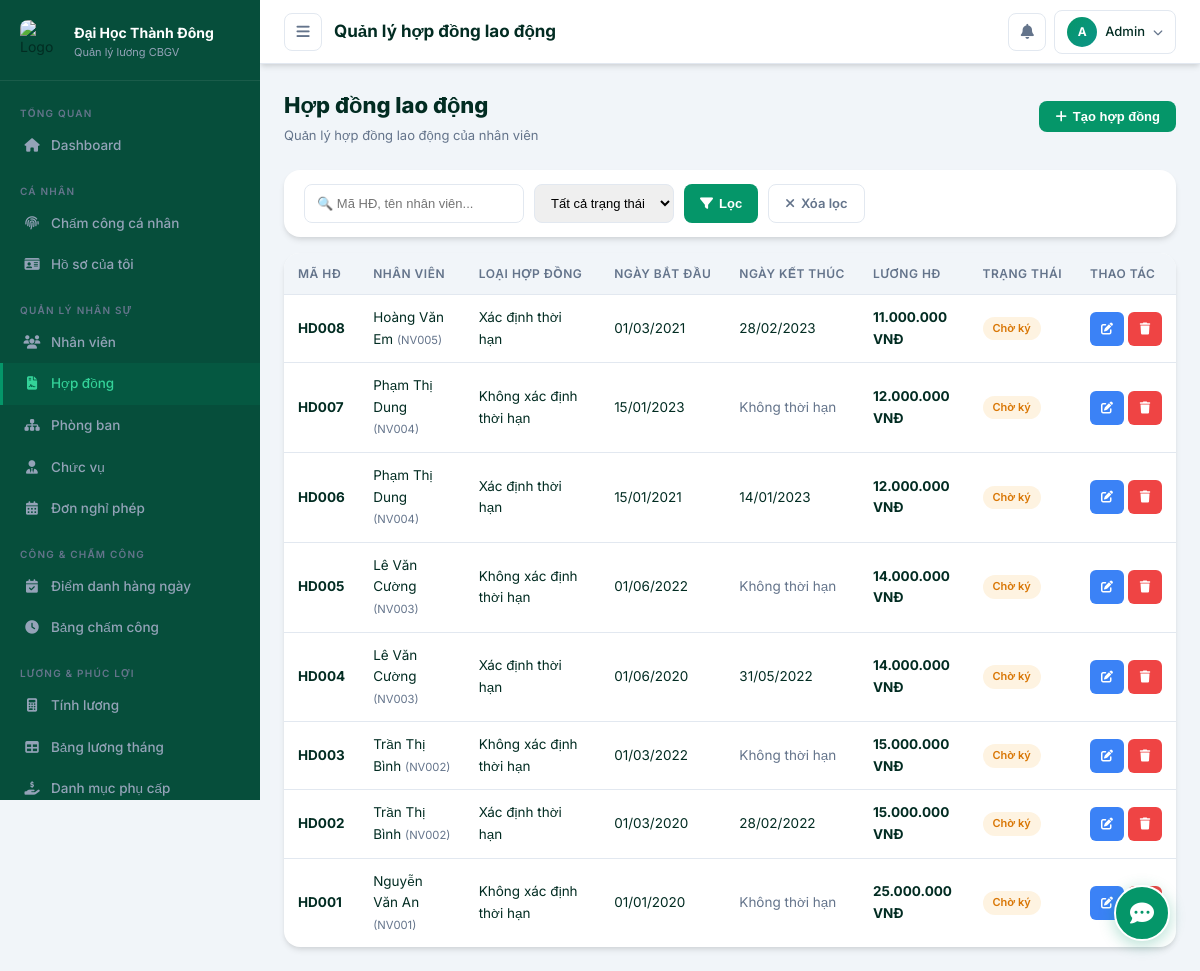
Screenshot of /admin/pages/contracts.php (signed in) with the database file from the repository.
### tables this page shows
CREATE TABLE IF NOT EXISTS hop_dong (
    id INT AUTO_INCREMENT PRIMARY KEY,
    ma_hd VARCHAR(30) NOT NULL UNIQUE,
    id_nhan_vien INT NOT NULL,
    loai_hop_dong ENUM('Thử việc','Xác định thời hạn','Không xác định thời hạn') DEFAULT 'Xác định thời hạn',
    ngay_bat_dau DATE NOT NULL,
    ngay_ket_thuc DATE DEFAULT NULL,
    luong_hop_dong DECIMAL(15,2) DEFAULT 0,
    trang_thai ENUM('Đang hiệu lực','Hết hạn','Đã kết thúc','Gia hạn') DEFAULT 'Đang hiệu lực',
    ghi_chu TEXT,
    ngay_tao TIMESTAMP DEFAULT CURRENT_TIMESTAMP,
    FOREIGN KEY (id_nhan_vien) REFERENCES nhan_vien(id) ON DELETE CASCADE
);

CREATE TABLE IF NOT EXISTS nhan_vien (
    id INT AUTO_INCREMENT PRIMARY KEY,
    ma_nv VARCHAR(20) NOT NULL UNIQUE,
    ho_ten VARCHAR(100) NOT NULL,
    ngay_sinh DATE,
    gioi_tinh ENUM('Nam','Nữ','Khác') DEFAULT 'Nam',
    cccd VARCHAR(20),
    so_dien_thoai VARCHAR(15),
    email VARCHAR(100),
    dia_chi TEXT,
    id_phong_ban INT,
    id_chuc_vu INT,
    luong_co_ban DECIMAL(15,2) DEFAULT 0,
    ngay_vao_lam DATE,
    trang_thai ENUM('Đang làm','Nghỉ việc','Tạm nghỉ') DEFAULT 'Đang làm',
    hinh_anh VARCHAR(255) DEFAULT NULL,
    ngay_tao TIMESTAMP DEFAULT CURRENT_TIMESTAMP,
    FOREIGN KEY (id_phong_ban) REFERENCES phong_ban(id) ON DELETE SET NULL,
    FOREIGN KEY (id_chuc_vu) REFERENCES chuc_vu(id) ON DELETE SET NULL
);

### admin/pages/contracts.php (the view, shortened to what this page needs)
<?php
require_once __DIR__ . '/../../includes/functions.php';
$db = getDB();
$search = sanitize($_GET['search'] ?? '');
$where = []; $params = [];
$wStr = $where ? 'WHERE '.implode(' AND ',$where) : '';
$list = $db->prepare("SELECT hd.*, nv.ho_ten, nv.ma_nv FROM hop_dong hd LEFT JOIN nhan_vien nv ON hd.id_nhan_vien=nv.id $wStr ORDER BY hd.id DESC");
$list->execute($params); $list = $list->fetchAll();
?>
<!DOCTYPE html>
<html lang="vi">
<head><meta charset="UTF-8"><meta name="viewport" content="width=device-width, initial-scale=1.0">
<link rel="stylesheet" href="../../assets/css/style.css">
<link rel="stylesheet" href="https://cdnjs.cloudflare.com/ajax/libs/font-awesome/6.5.0/css/all.min.css">
</head>
<body>
<div class="layout">
  <?php include '../includes/sidebar.php'; ?>
  <div class="main-content">
    <?php include '../includes/header.php'; ?>
    <div class="page-content">
      <div class="page-header">
        <div><h1>Hợp đồng lao động</h1><p>Quản lý hợp đồng lao động của nhân viên</p></div>
        <button class="btn btn-primary" onclick="openModal('modalHD')"><i class="fas fa-plus"></i> Tạo hợp đồng</button>
      </div>
      <div class="card" style="margin-bottom:16px;">
        <div class="card-body" style="padding:14px 20px;">
          <form method="GET" style="display:flex;gap:10px;flex-wrap:wrap;">
            <input type="text" name="search" class="filter-input search-input" placeholder="🔍 Mã HĐ, tên nhân viên..." value="<?= clean($search) ?>">
            <select name="tt" class="filter-input">
              <option value="">Tất cả trạng thái</option>
            </select>
            <button type="submit" class="btn btn-primary"><i class="fas fa-filter"></i> Lọc</button>
            <a href="contracts.php" class="btn btn-outline"><i class="fas fa-times"></i> Xóa lọc</a>
          </form>
        </div>
      </div>
      <div class="card">
        <div class="table-responsive">
          <table class="table">
            <thead><tr><th>Mã HĐ</th><th>Nhân viên</th><th>Loại hợp đồng</th><th>Ngày bắt đầu</th><th>Ngày kết thúc</th><th>Lương HĐ</th><th>Trạng thái</th><th>Thao tác</th></tr></thead>
            <tbody>
              <?php if (empty($list)): ?>
              <tr><td colspan="8"><div class="empty-state"><i class="fas fa-file-contract"></i><h3>Không có hợp đồng</h3></div></td></tr>
              <?php else: foreach ($list as $hd): ?>
              <tr>
                <td><b><?= clean($hd['ma_hd']) ?></b></td>
                <td><?= clean($hd['ho_ten'] ?? '—') ?> <small style="color:var(--gray);">(<?= clean($hd['ma_nv'] ?? '') ?>)</small></td>
                <td><?= clean($hd['loai_hop_dong']) ?></td>
                <td><?= formatDate($hd['ngay_bat_dau']) ?></td>
                <td><?= $hd['ngay_ket_thuc'] ? formatDate($hd['ngay_ket_thuc']) : '<span style="color:var(--gray);">Không thời hạn</span>' ?></td>
                <td><b><?= formatMoney($hd['luong_hop_dong']) ?></b></td>
                <td><?= badgeTrangThaiHD($hd['trang_thai']) ?></td>
                <td>
                  <div style="display:flex;gap:4px;">
                    <button class="btn btn-sm btn-info btn-icon" onclick='openEditHD(<?= json_encode($hd,JSON_UNESCAPED_UNICODE) ?>)'><i class="fas fa-edit"></i></button>
                    <button class="btn btn-sm btn-danger btn-icon" onclick="confirmDelHD(<?= $hd['id'] ?>,'<?= addslashes($hd['ma_hd']) ?>')"><i class="fas fa-trash"></i></button>
                  </div>
                </td>
              </tr>
              <?php endforeach; endif; ?>
            </tbody>
          </table>
        </div>
      </div>
    </div>
  </div>
</div>
</body></html>

### includes/functions.php (shortened to what this page needs)
<?php
function sanitize($data) {
    return htmlspecialchars(strip_tags(trim($data)), ENT_QUOTES, 'UTF-8');
}
function clean($data) {
    return htmlspecialchars($data ?? '', ENT_QUOTES, 'UTF-8');
}
function formatDate($date) {
    return date('d/m/Y', strtotime($date));
}
function formatMoney($amount) {
    return number_format((float)($amount ?? 0), 0, ',', '.') . ' VNĐ';
}
function badgeTrangThaiHD($status) {
    return '<span class="badge badge-warning">Chờ ký</span>';
}

### assets/css/style.css (style rules this page uses)
:root { --primary: #059669; --primary-dark: #047857; --primary-light: #34d399; --secondary: #0d9488; --success: #10b981; --warning: #f59e0b; --danger: #ef4444; --info: #3b82f6; --dark: #022c22; --dark2: #064e3b; --dark3: #065f46; --gray: #64748b; --gray-light: #94a3b8; --border: #e2e8f0; --bg: #f1f5f9; --white: #ffffff; --sidebar-w: 260px; --header-h: 64px; --radius: 16px; --radius-sm: 10px; --shadow: 0 4px 6px -1px rgba(0, 0, 0, 0.1), 0 2px 4px -1px rgba(0, 0, 0, 0.06); --shadow-md: 0 10px 15px -3px rgba(0, 0, 0, 0.1), 0 4px 6px -2px rgba(0, 0, 0, 0.05); --shadow-lg: 0 20px 25px -5px rgba(0, 0, 0, 0.1), 0 10px 10px -5px rgba(0, 0, 0, 0.04); --transition: all .3s cubic-bezier(0.4, 0, 0.2, 1); }
*, *::before, *::after { box-sizing: border-box; margin: 0; padding: 0; }
html { scroll-behavior: smooth; }
body { font-family: 'Inter', sans-serif; background: var(--bg); color: var(--dark); font-size: 14px; line-height: 1.6; min-height: 100vh; }
a { text-decoration: none; color: inherit; }
.layout { display: flex; min-height: 100vh; }
.main-content { margin-left: var(--sidebar-w); flex: 1; display: flex; flex-direction: column; min-height: 100vh; transition: var(--transition); }
.page-content { padding: 24px; flex: 1; }
.page-header { display: flex; align-items: center; justify-content: space-between; margin-bottom: 24px; }
.page-header h1 { font-size: 22px; font-weight: 800; color: var(--dark); }
.page-header p { font-size: 13px; color: var(--gray); margin-top: 2px; }
.card { background: var(--white); border-radius: var(--radius); box-shadow: var(--shadow); overflow: hidden; }
.card-body { padding: 20px; }
.table-responsive { overflow-x: auto; }
.table { width: 100%; border-collapse: collapse; font-size: 13.5px; }
.table th { background: var(--bg); padding: 11px 14px; font-weight: 600; text-align: left; color: var(--gray); font-size: 12px; text-transform: uppercase; letter-spacing: .5px; border-bottom: 1px solid var(--border); white-space: nowrap; }
.table td { padding: 12px 14px; border-bottom: 1px solid var(--border); color: var(--dark); vertical-align: middle; }
.table tr:last-child td { border-bottom: none; }
.badge { display: inline-flex; align-items: center; gap: 4px; padding: 3px 10px; border-radius: 20px; font-size: 11px; font-weight: 600; }
.badge-warning { background: rgba(245,158,11,.12); color: #d97706; }
.btn { display: inline-flex; align-items: center; gap: 6px; padding: 8px 16px; border-radius: 8px; font-size: 13px; font-weight: 600; cursor: pointer; border: none; transition: var(--transition); outline: none; white-space: nowrap; }
.btn-primary { background: var(--primary); color: #fff; }
.btn-danger { background: var(--danger); color: #fff; }
.btn-info { background: var(--info); color: #fff; }
.btn-outline { background: transparent; color: var(--gray); border: 1px solid var(--border); }
.btn-sm { padding: 5px 10px; font-size: 12px; border-radius: 6px; }
.btn-icon { padding: 7px; width: 34px; height: 34px; justify-content: center; }
.filter-input { padding: 8px 12px; border: 1.5px solid var(--border); border-radius: 8px; font-size: 13px; outline: none; transition: var(--transition); }
.filter-input.search-input { min-width: 220px; }

### rows the page displays
hop_dong: ma_hd "HD008", id_nhan_vien.ho_ten "Hoàng Văn Em", id_nhan_vien.ma_nv "NV005", loai_hop_dong "Xác định thời hạn", ngay_bat_dau "01/03/2021", ngay_ket_thuc "28/02/2023", luong_hop_dong "11.000.000 VNĐ"
hop_dong: ma_hd "HD007", id_nhan_vien.ho_ten "Phạm Thị Dung", id_nhan_vien.ma_nv "NV004", loai_hop_dong "Không xác định thời hạn", ngay_bat_dau "15/01/2023", shows "Không thời hạn", luong_hop_dong "12.000.000 VNĐ"
hop_dong: ma_hd "HD006", id_nhan_vien.ho_ten "Phạm Thị Dung", id_nhan_vien.ma_nv "NV004", loai_hop_dong "Xác định thời hạn", ngay_bat_dau "15/01/2021", ngay_ket_thuc "14/01/2023", luong_hop_dong "12.000.000 VNĐ"
hop_dong: ma_hd "HD005", id_nhan_vien.ho_ten "Lê Văn Cường", id_nhan_vien.ma_nv "NV003", loai_hop_dong "Không xác định thời hạn", ngay_bat_dau "01/06/2022", shows "Không thời hạn", luong_hop_dong "14.000.000 VNĐ"
hop_dong: ma_hd "HD004", id_nhan_vien.ho_ten "Lê Văn Cường", id_nhan_vien.ma_nv "NV003", loai_hop_dong "Xác định thời hạn", ngay_bat_dau "01/06/2020", ngay_ket_thuc "31/05/2022", luong_hop_dong "14.000.000 VNĐ"
hop_dong: ma_hd "HD003", id_nhan_vien.ho_ten "Trần Thị Bình", id_nhan_vien.ma_nv "NV002", loai_hop_dong "Không xác định thời hạn", ngay_bat_dau "01/03/2022", shows "Không thời hạn", luong_hop_dong "15.000.000 VNĐ"
hop_dong: ma_hd "HD002", id_nhan_vien.ho_ten "Trần Thị Bình", id_nhan_vien.ma_nv "NV002", loai_hop_dong "Xác định thời hạn", ngay_bat_dau "01/03/2020", ngay_ket_thuc "28/02/2022", luong_hop_dong "15.000.000 VNĐ"
hop_dong: ma_hd "HD001", id_nhan_vien.ho_ten "Nguyễn Văn An", id_nhan_vien.ma_nv "NV001", loai_hop_dong "Không xác định thời hạn", ngay_bat_dau "01/01/2020", shows "Không thời hạn", luong_hop_dong "25.000.000 VNĐ"

### other values shown
$pageTitle "Quản lý hợp đồng lao động"
mb_substr($_SESSION['ho_ten'] ?? 'A', 0, 1) "A"
$_SESSION['ho_ten'] "Admin"
